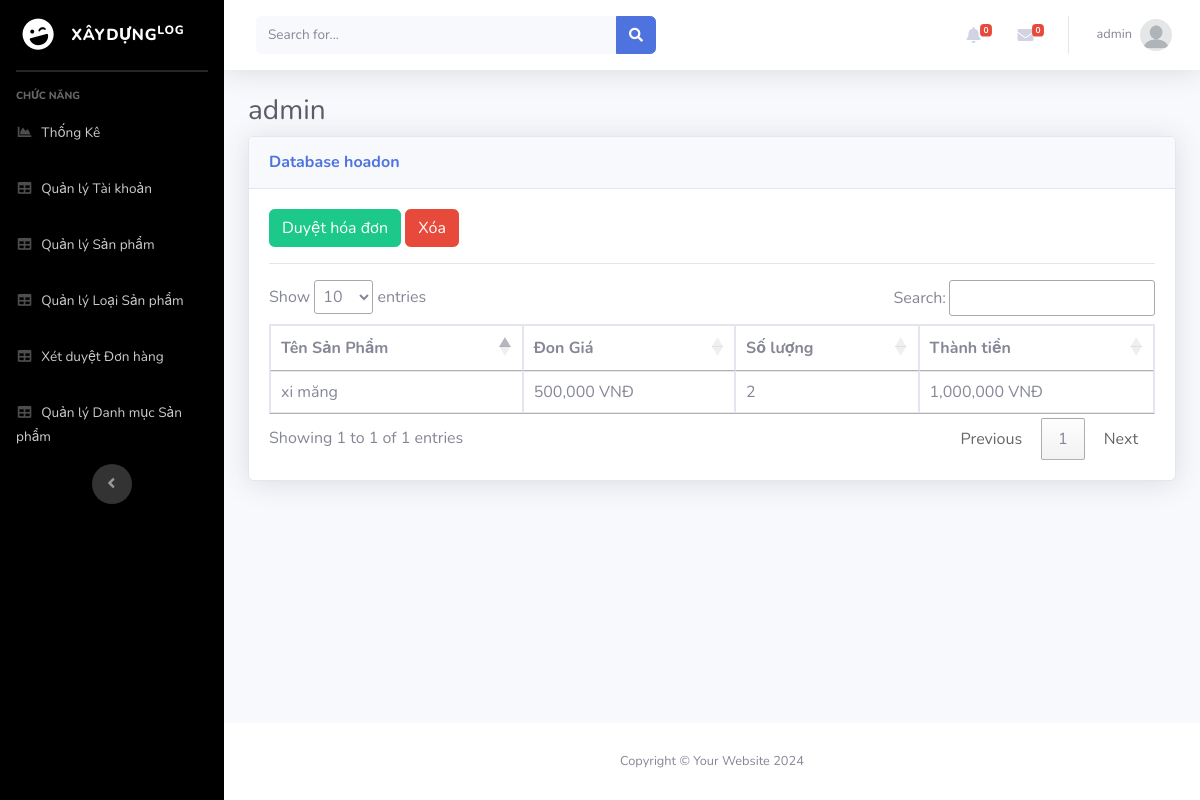
The page /Admin/index.php?mod=hoadon&act=chitiet&id=41 (signed in) on the database its author committed.
### tables this page shows
CREATE TABLE `chitiethoadon` (
  `MaHD` int(11) NOT NULL,
  `MaSP` int(11) NOT NULL,
  `SoLuong` int(11) NOT NULL,
  `DonGia` float NOT NULL
);

CREATE TABLE `sanpham` (
  `MaSP` int(11) NOT NULL,
  `MaLSP` int(11) NOT NULL,
  `MaDM` int(11) NOT NULL,
  `TenSP` varchar(70) NOT NULL,
  `DonGia` int(11) NOT NULL,
  `SoLuong` int(10) UNSIGNED NOT NULL DEFAULT 1,
  `HinhAnh1` varchar(200) NOT NULL,
  `HinhAnh2` varchar(255) DEFAULT NULL,
  `HinhAnh3` varchar(255) DEFAULT NULL,
  `MaKM` int(11) NOT NULL,
  `Tensanpham` varchar(50) DEFAULT NULL,
  `Tinhtrang` varchar(50) DEFAULT NULL,
  `Kichthuoc` varchar(50) DEFAULT NULL,
  `Trongluong` varchar(50) DEFAULT NULL,
  `Chatlieu` varchar(50) DEFAULT NULL,
  `Soluongg` varchar(50) DEFAULT NULL,
  `Mausac` varchar(50) DEFAULT NULL,
  `Donvitinh` varchar(50) DEFAULT NULL,
  `Noisanxuat` varchar(50) DEFAULT NULL,
  `SoSao` int(11) NOT NULL,
  `SoDanhGia` int(11) NOT NULL,
  `TrangThai` int(11) NOT NULL,
  `MoTa` text NOT NULL,
  `ThoiGian` datetime DEFAULT NULL
);

### Admin/MVC/controllers/HoadonController.php (called while the page is built, shortened)
<?php
require_once("MVC/models/hoadon.php");
class HoaDonController
{
    var $hoadon_model;
    public function __construct()
    {
        $this->hoadon_model = new Hoadon();
    }
    function chitiet()
    {
        $id = isset($_GET['id']) ? $_GET['id'] : 1;
        $data = $this->hoadon_model->chitiethoadon($id);
        require_once("MVC/Views/Admin/index.php");
    }
}

### Admin/MVC/Models/connection.php (called while the page is built, shortened)
<?php
    class Connection{
        function __construct()
        {
            $severname ="localhost";
            $username ="root";
            $password ="";
            $db_name ="vatlieuxaydung";
            $this->conn = new mysqli($severname,$username,$password,$db_name);
        }
    }
?>

### Admin/MVC/Models/model.php (called while the page is built, shortened)
<?php
require_once("connection.php");
class Model
{
    function __construct()
    {
        $conn_obj = new Connection();
        $this->conn = $conn_obj->conn;
    }
}

### Admin/MVC/Models/hoadon.php (called while the page is built, shortened)
<?php
require_once("model.php");
class Hoadon extends Model
{
    function chitiethoadon($id){
        $query = "select ct.*, s.TenSP as Ten from chitiethoadon as ct, sanpham as s where ct.MaSP = s.MaSP and ct.MaHD = $id ";
        require("result.php");
        return $data;
    }
}

### Admin/MVC/Models/result.php (called while the page is built)
<?php
$result = $this->conn->query($query);
$data = array();
while ($row = $result->fetch_assoc()) {
    $data[] = $row;
}
?>

### Admin/MVC/Views/hoadon/detail.php (the view, shortened to what this page needs)
<?php if(isset($data) and $data != null){ ?>
<a href="?mod=hoadon&act=xetduyet&id=<?= $data['0']['MaHD'] ?>" class="btn btn-success">Duyệt hóa đơn</a>
<a href="?mod=hoadon&act=delete&id=<?= $data['0']['MaHD'] ?>" onclick="return confirm('Bạn có thật sự muốn xóa ?');" type="button" class="btn btn-danger">Xóa</a>
<?php } ?>
<hr>
<table class="table table-bordered" id="dataTable" width="100%" cellspacing="0">
    <thead>
        <tr>
            <th scope="col">Tên Sản Phẩm</th>
            <th scope="col">Đon Giá</th>
            <th scope="col">Số lượng</th>
            <th scope="col">Thành tiền</th>
        </tr>
    </thead>
    <tbody>
        <?php foreach ($data as $row) { ?>
            <tr>
                <td><?= $row['Ten'] ?></td>
                <td><?= number_format($row['DonGia']) ?> VNĐ</td>
                <td><?= $row['SoLuong'] ?></td>
                <td><?= number_format($row['DonGia'] * $row['SoLuong']) ?> VNĐ</td>
            </tr>
        <?php } ?>
</table>

### rows shown on the page
chitiethoadon: MaSP.TenSP "xi măng", DonGia "500,000", SoLuong "2", $row['DonGia'] * $row['SoLuong'] "1,000,000"

### other values the page prints
$_SESSION['login']['TaiKhoan'] "admin"
$mod "hoadon"
